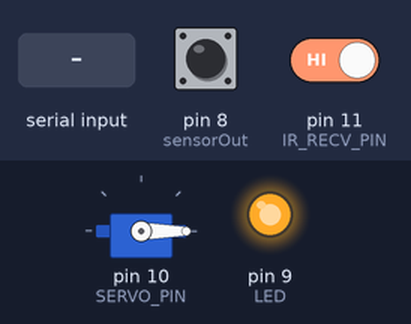
Simulated run of this sketch. Board: Arduino Uno, built with avr-gcc and run on an emulated ATmega328P. Shown: servo, output pins drawn as LEDs (lit = HIGH). The test bench sets the inputs (shaded band); at power-on: pin 11 (IR_RECV_PIN) HIGH, pin 8 (sensorOut) LOW. The audio player accepts every command and is not drawn; pins used as bus, display or sensor lines are not drawn; what the sketch prints to the serial monitor is not drawn.

Above: at 2.7 s.
2.8 s: "t90\n" received over Serial
At 5.38 s:
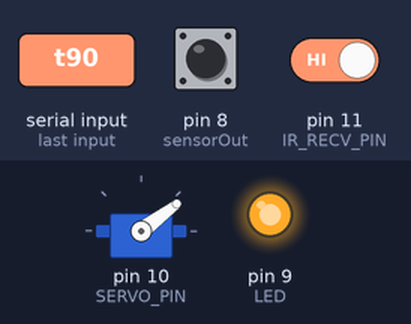
At 6.3 s:
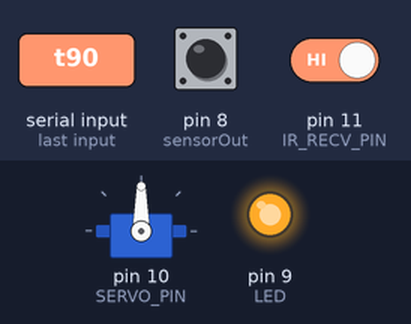
8.8 s: pin 11 (IR_RECV_PIN) driven LOW
11.8 s: pin 8 (sensorOut) pulsed HIGH 2 times (0.12 s each, 0.3 s apart)
At 15.3 s:
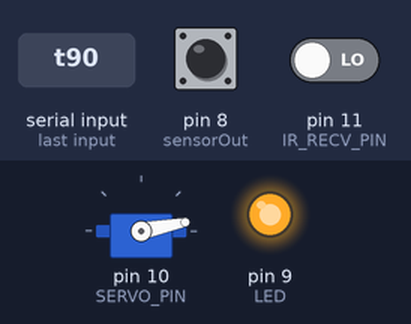
15.4 s: "+" received over Serial
18.0 s: "t,45\n" received over Serial
Timing chart, 0 to 21.6 s (numbered marks = the images above; inputs shaded):
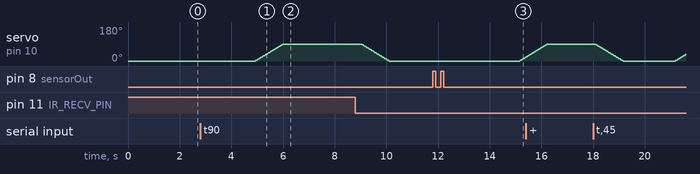

The sketch:

SmartTrashBottle.ino
```cpp
// DFPlayer Mini 핀 정의 (SoftwareSerial 사용)
#define DFP_RX 3   // 나노 D3 → DFPlayer TX
#define DFP_TX 2   // 나노 D2 → DFPlayer RX

// TCS3200 컬러 센서 핀 정의
// VCC, GND는 나노의 5V, GND 핀에 직접 연결
#define S0 4       // TCS3200 S0
#define S1 5       // TCS3200 S1
#define S2 6       // TCS3200 S2
#define S3 7       // TCS3200 S3
#define sensorOut 8     // TCS3200 OUT
#define LED 9      // TCS3200 LED

// 적외선 수신기 핀 정의
// VCC, GND는 나노의 5V, GND 핀에 직접 연결
#define IR_RECV_PIN 11

// 서보모터 핀 정의
#define SERVO_PIN 10   // D10 핀 사용
#define CLOSE_ANGLE 0  // 닫힘 각도
#define OPEN_ANGLE 90  // 열림 각도

#include <SoftwareSerial.h>
#include <DFMiniMp3.h>
#include <Servo.h>

// DFPlayer 통신용 클래스
class Mp3Notify;
typedef DFMiniMp3<SoftwareSerial, Mp3Notify> DfMp3;

SoftwareSerial dfpSerial(DFP_RX, DFP_TX);  // RX, TX
DfMp3 dfPlayer(dfpSerial);

// 서보모터 객체
Servo trashServo;

// DFPlayer 알림 처리 클래스 (Makuna 라이브러리용)
class Mp3Notify
{
public:
  static void OnError(DfMp3& mp3, uint16_t errorCode)
  {
    Serial.print(F("DFPlayer Error: "));
    Serial.println(errorCode);
  }

  static void OnPlayFinished(DfMp3& mp3, DfMp3_PlaySources source, uint16_t track)
  {
    Serial.print(F("Play finished: "));
    Serial.println(track);
  }

  static void OnPlaySourceOnline(DfMp3& mp3, DfMp3_PlaySources source)
  {
    Serial.println(F("Play source online"));
  }

  static void OnPlaySourceInserted(DfMp3& mp3, DfMp3_PlaySources source)
  {
    Serial.println(F("SD card inserted"));
  }

  static void OnPlaySourceRemoved(DfMp3& mp3, DfMp3_PlaySources source)
  {
    Serial.println(F("SD card removed"));
  }
};

int redFreq = 0;
int greenFreq = 0;
int blueFreq = 0;

// 모터 상태 관리
bool isOpen = false;
unsigned long openTime = 0;
const unsigned long CLOSE_DELAY = 5000;  // 5초

// 함수 프로토타입 선언
void smoothServo(int targetAngle, int delayTime = 12);
void openLid();
void closeLid();
String detectColor(int r, int g, int b);
void playSound(int trackNumber);
void testServo();
void setup() {
  // 서보모터 초기화 (최우선 - 의도치 않은 작동 방지)
  trashServo.attach(SERVO_PIN);
  trashServo.write(CLOSE_ANGLE);  // 초기: 닫힘 상태 (0도)

  // TCS3200 신호 핀 설정
  pinMode(S0, OUTPUT);
  pinMode(S1, OUTPUT);
  pinMode(S2, OUTPUT);
  pinMode(S3, OUTPUT);
  pinMode(LED, OUTPUT);
  pinMode(sensorOut, INPUT);

  // 주파수 스케일링 20% (S0=HIGH, S1=LOW)
  digitalWrite(S0, HIGH);
  digitalWrite(S1, LOW);

  // LED 상시 켜기
  digitalWrite(LED, HIGH);

  // 적외선 수신기 설정
  pinMode(IR_RECV_PIN, INPUT);

  Serial.begin(9600);
  Serial.println(F("Servo motor control ready"));

  // DFPlayer Mini 초기화

  Serial.println(F("Initializing DFPlayer..."));

  dfpSerial.begin(9600);
  delay(100);

  dfPlayer.begin();
  delay(1000);  // 충분한 초기화 시간

  Serial.println(F("DFPlayer initialized!"));

  // EQ 설정 (음성 최적화)
  dfPlayer.setEq(DfMp3_Eq_Pop);  // Pop EQ - 음성에 최적
  delay(100);

  // 볼륨 설정 (최대)
  dfPlayer.setVolume(30);  // 최대 30 (0~30 범위) - 이미 최대값
  delay(200);

  // SD 카드 확인
  uint16_t count = dfPlayer.getTotalTrackCount(DfMp3_PlaySource_Sd);
  Serial.print(F("Total tracks on SD: "));
  Serial.println(count);

  // 루트 디렉토리 파일 재생 방식
  Serial.println(F("Using root directory playback (0001.mp3, 0002.mp3, 0003.mp3)"));

  Serial.println(F("Smart Trash Bottle Ready!"));
  Serial.println(F("Commands:"));
  Serial.println(F("  t=servo test, i=IR sensor test"));
  Serial.println(F("  1/2/3=play track, +=vol up, -=vol down, s=status"));
}

void loop() {
  // DFPlayer 처리 (중요!)
  dfPlayer.loop();

  // 시리얼 명령 처리
  if (Serial.available() > 0) {
    char cmd = Serial.read();

    // 서보모터 테스트
    if (cmd == 't' || cmd == 'T') {
      testServo();
      return;
    }
    // DFPlayer 테스트 (1, 2, 3 입력 시 해당 트랙 재생)
    else if (cmd >= '1' && cmd <= '3') {
      int track = cmd - '0';
      Serial.print(F("Manual play track: "));
      Serial.println(track);
      playSound(track);
      return;
    }
    // 볼륨 증가 ('+' 입력)
    else if (cmd == '+') {
      dfPlayer.increaseVolume();
      Serial.println(F("Volume +"));
      return;
    }
    // 볼륨 감소 ('-' 입력)
    else if (cmd == '-') {
      dfPlayer.decreaseVolume();
      Serial.println(F("Volume -"));
      return;
    }
    // 상태 확인 ('s' 입력)
    else if (cmd == 's' || cmd == 'S') {
      Serial.println(F("Status:"));
      Serial.print(F("  Volume: "));
      Serial.println(dfPlayer.getVolume());
      Serial.print(F("  Total tracks: "));
      Serial.println(dfPlayer.getTotalTrackCount(DfMp3_PlaySource_Sd));
      Serial.print(F("  Servo angle (D10): "));
      Serial.print(trashServo.read());
      Serial.println(F(" degrees"));
      Serial.print(F("  IR Sensor (D11): "));
      Serial.println(digitalRead(IR_RECV_PIN) == HIGH ? "HIGH (no object)" : "LOW (object detected)");
      return;
    }
    // 적외선 센서 테스트 ('i' 입력)
    else if (cmd == 'i' || cmd == 'I') {
      Serial.println(F("=== IR Sensor Monitor ==="));
      Serial.println(F("Monitoring for 10 seconds..."));
      Serial.println(F("Wave your hand in front of the sensor!"));
      Serial.println();

      unsigned long startTime = millis();
      while (millis() - startTime < 10000) {  // 10초 동안 모니터링
        int irValue = digitalRead(IR_RECV_PIN);
        Serial.print(F("IR Sensor (D11): "));
        Serial.print(irValue == HIGH ? "HIGH" : "LOW");
        Serial.print(F(" ("));
        Serial.print(irValue);
        Serial.print(F(") - "));
        Serial.println(irValue == LOW ? "OBJECT DETECTED" : "No object");
        delay(500);  // 0.5초마다 출력
      }

      Serial.println();
      Serial.println(F("Monitoring complete!"));
      Serial.println(F("Summary:"));
      Serial.println(F("  LOW (0) = Object detected"));
      Serial.println(F("  HIGH (1) = No object"));
      return;
    }
  }

  // 적외선 센서 감지 (LOW = 물체 감지, HIGH = 감지 안됨)
  int irValue = digitalRead(IR_RECV_PIN);

  if (irValue == LOW && !isOpen) {
    // 물체 감지 시 색상 먼저 확인
    Serial.println(F("물체 감지! 색상 감지 시작"));

    delay(10);  // 센서 안정화

    // 색상 읽기
    digitalWrite(S2, LOW);
    digitalWrite(S3, LOW);
    redFreq = pulseIn(sensorOut, LOW);

    digitalWrite(S2, HIGH);
    digitalWrite(S3, HIGH);
    greenFreq = pulseIn(sensorOut, LOW);

    digitalWrite(S2, LOW);
    digitalWrite(S3, HIGH);
    blueFreq = pulseIn(sensorOut, LOW);

    // 값 출력
    Serial.print("R:");
    Serial.print(redFreq);
    Serial.print(" G:");
    Serial.print(greenFreq);
    Serial.print(" B:");
    Serial.print(blueFreq);
    Serial.print(" -> ");

    // 색상 판별
    String color = detectColor(redFreq, greenFreq, blueFreq);
    Serial.print(F("감지된 색상: "));
    Serial.println(color);

    // 색상이 인식된 경우만 음성 재생 후 모터 작동
    if (color != "알 수 없음") {
      // 색상별 음성 재생
      if (color == "빨강") {
        Serial.println(F("캔입니다"));
        playSound(1);  // 0001.mp3
      } else if (color == "초록") {
        Serial.println(F("플라스틱입니다"));
        playSound(3);  // 0003.mp3
      } else if (color == "파랑") {
        Serial.println(F("병입니다"));
        playSound(2);  // 0002.mp3
      }

      // 음성 재생 완료 대기 (음성 길이에 맞게 조정)
      Serial.println(F("음성 재생 중... 대기"));
      delay(1000);  // 1초 대기 (빠른 모터 동작을 위해 단축)

      // 서보모터로 뚜껑 열기
      Serial.println(F("쓰레기통 열림"));
      openLid();
      isOpen = true;
      openTime = millis();
    } else {
      Serial.println(F("색상을 인식할 수 없어 쓰레기통을 열지 않습니다."));
    }
  }

  // 5초 후 자동으로 닫기
  if (isOpen && (millis() - openTime >= CLOSE_DELAY)) {
    Serial.println(F("쓰레기통 닫힘"));
    closeLid();
    isOpen = false;
  }

  delay(100);  // 짧은 딜레이로 반응성 향상
}

// 서보모터 테스트 함수
void testServo() {
  Serial.println(F("=== Servo Motor Test ==="));

  Serial.println(F("Step 1: Close (0 degrees)"));
  closeLid();
  Serial.print(F("  Current angle: "));
  Serial.println(trashServo.read());
  delay(2000);

  Serial.println(F("Step 2: Open (90 degrees)"));
  openLid();
  Serial.print(F("  Current angle: "));
  Serial.println(trashServo.read());
  delay(3000);

  Serial.println(F("Step 3: Close (0 degrees)"));
  closeLid();
  Serial.print(F("  Current angle: "));
  Serial.println(trashServo.read());
  delay(1000);

  Serial.println(F("Test Complete!"));
  Serial.println();
}

// 부드러운 서보모터 제어 함수
void smoothServo(int targetAngle, int delayTime) {
  int currentAngle = trashServo.read();

  if (currentAngle < targetAngle) {
    // 각도 증가
    for (int angle = currentAngle; angle <= targetAngle; angle++) {
      trashServo.write(angle);
      delay(delayTime);
    }
  } else {
    // 각도 감소
    for (int angle = currentAngle; angle >= targetAngle; angle--) {
      trashServo.write(angle);
      delay(delayTime);
    }
  }
}

// 뚜껑 열기
void openLid() {
  Serial.print(F("  [Servo] Opening to "));
  Serial.print(OPEN_ANGLE);
  Serial.println(F(" degrees..."));
  smoothServo(OPEN_ANGLE);
  Serial.println(F("  [Servo] Opened"));
}

// 뚜껑 닫기
void closeLid() {
  Serial.print(F("  [Servo] Closing to "));
  Serial.print(CLOSE_ANGLE);
  Serial.println(F(" degrees..."));
  smoothServo(CLOSE_ANGLE);
  Serial.println(F("  [Servo] Closed"));
}

String detectColor(int r, int g, int b) {
  // 빨강: R이 가장 낮고, G/B와 차이가 충분히 큼
  if (r < g && r < b && (g - r) > 10 && (b - r) > 10) {
    return "빨강";
  }
  // 초록: G가 가장 낮고, R/B와 차이가 충분히 큼
  else if (g < r && g < b && (r - g) > 10 && (b - g) > 10) {
    return "초록";
  }
  // 파랑: B가 가장 낮고, R/G와 차이가 충분히 큼
  else if (b < r && b < g && (r - b) > 10 && (g - b) > 10) {
    return "파랑";
  }
  else {
    return "알 수 없음";
  }
}

// DFPlayer로 음성 재생 함수 (루트 디렉토리 재생)
void playSound(int trackNumber) {
  // SD 카드 루트의 파일을 재생 (0001.mp3, 0002.mp3, 0003.mp3)
  // playGlobalTrack: 루트 디렉토리의 파일 직접 재생
  Serial.print(F("Playing track "));
  Serial.println(trackNumber);
  dfPlayer.playGlobalTrack(trackNumber);
}
```

Measured:
- after the input at 2.8 s, servo on pin 10 (SERVO_PIN): moves from 0° to 90° over 1.1 s, starting after 2.1 s
- after the input at 11.8 s, servo on pin 10 (SERVO_PIN): moves from 0° to 21° over 0.24 s, starting after 3.4 s
